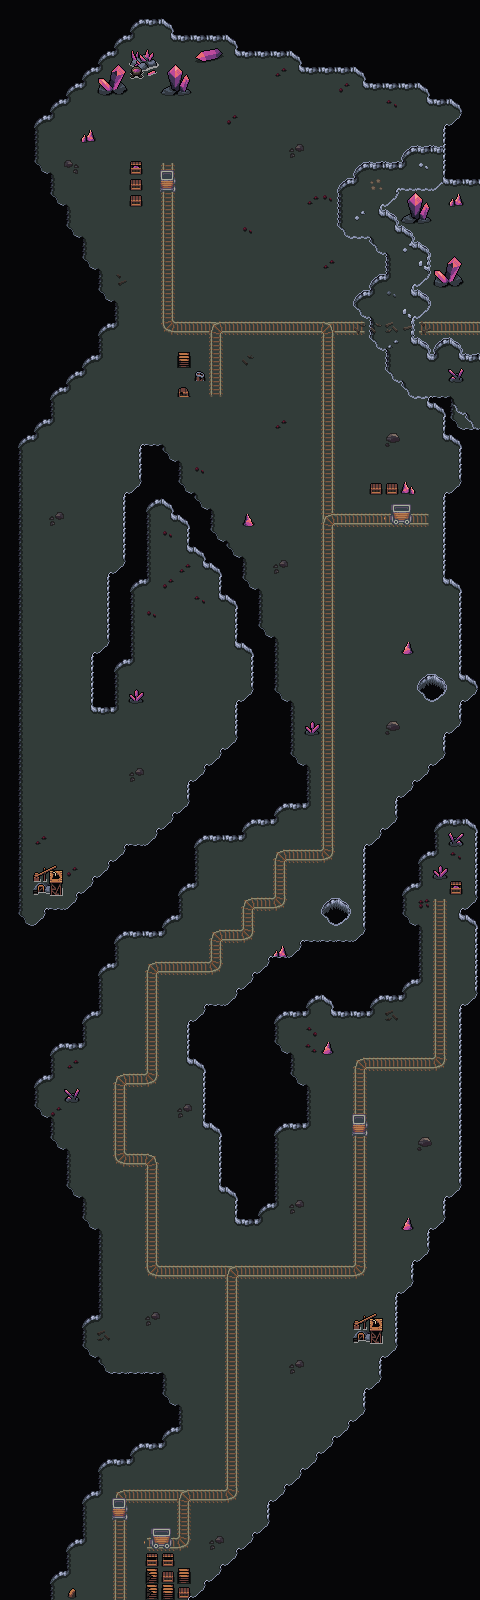

Below is a game level as drawn by its tile map, then a one-line description and the .tmx that defines it (tile-layer data replaced by summaries):
An orthogonal 30x100 tile map with 16x16 px tiles, 4 tile layers (Background, Ground, Walls, Overlay), 5 tilesets and 162 objects (38, 39, 40, 41, 42, ...).

<map version="1.10" tiledversion="1.10.1" orientation="orthogonal" renderorder="right-down" width="30" height="100" tilewidth="16" tileheight="16" infinite="0" nextlayerid="9" nextobjectid="266">
 <tileset firstgid="1" source="../../tileset/buildings.tsx" />
 <tileset firstgid="1793" source="../../tileset/main.tsx" />
 <tileset firstgid="11905" source="../../tileset/dungeon-nocollide.tsx" />
 <tileset firstgid="16385" source="../../tileset/dungeon.tsx" />
 <tileset firstgid="20865" source="../../tileset/main-nocollide.tsx" />
 <layer id="1" name="Background" width="30" height="100">
  <data>[3000 cells, 3000 non-empty, 1 distinct tile ids]</data>
 </layer>
 <layer id="5" name="Ground" width="30" height="100">
  <data>[3000 cells, 295 non-empty, 52 distinct tile ids]</data>
 </layer>
 <layer id="6" name="Walls" width="30" height="100">
  <properties>
   <property name="spriteLayer" type="bool" value="true" />
  </properties>
  <data>[3000 cells, 1499 non-empty, 70 distinct tile ids]</data>
 </layer>
 <layer id="7" name="Overlay" width="30" height="100">
  <data>[3000 cells, 12 non-empty, 8 distinct tile ids]</data>
 </layer>
 <objectgroup id="2" name="Objects">
  <!-- 34 objects omitted --></objectgroup>
 <objectgroup id="8" name="Collision">
  <!-- 92 objects omitted --></objectgroup>
 <objectgroup id="3" name="Waypoints">
  <!-- 36 objects omitted --></objectgroup>
</map>
<!-- 162 of 162 objects omitted -->
